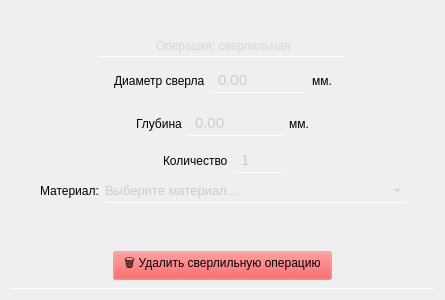
<?xml version="1.0" encoding="UTF-8"?>
<ui version="4.0">
 <class>Sverlilnaya</class>
 <widget class="QWidget" name="Sverlilnaya">
  <property name="geometry">
   <rect>
    <x>0</x>
    <y>0</y>
    <width>445</width>
    <height>300</height>
   </rect>
  </property>
  <property name="windowTitle">
   <string>Form</string>
  </property>
  <layout class="QVBoxLayout" name="verticalLayout_2">
   <item>
    <widget class="QWidget" name="widget" native="true">
     <property name="styleSheet">
      <string notr="true">background: none;
border-bottom: 1px solid white;</string>
     </property>
     <layout class="QVBoxLayout" name="verticalLayout">
      <item alignment="Qt::AlignmentFlag::AlignHCenter">
       <widget class="QWidget" name="horizontalWidget" native="true">
        <property name="styleSheet">
         <string notr="true">border-bottom: 1px solid white;
background: none;</string>
        </property>
        <layout class="QHBoxLayout" name="horizontalLayout_3">
         <property name="spacing">
          <number>10</number>
         </property>
         <property name="bottomMargin">
          <number>1</number>
         </property>
         <item>
          <spacer name="horizontalSpacer_5">
           <property name="orientation">
            <enum>Qt::Orientation::Horizontal</enum>
           </property>
           <property name="sizeHint" stdset="0">
            <size>
             <width>40</width>
             <height>20</height>
            </size>
           </property>
          </spacer>
         </item>
         <item alignment="Qt::AlignmentFlag::AlignBottom">
          <widget class="QLabel" name="label_5">
           <property name="font">
            <font>
             <underline>false</underline>
            </font>
           </property>
           <property name="styleSheet">
            <string notr="true">padding: 5 2 2 5;
color: rgb(214, 214, 214);

</string>
           </property>
           <property name="text">
            <string>Операция: сверлильная</string>
           </property>
          </widget>
         </item>
         <item>
          <spacer name="horizontalSpacer_6">
           <property name="orientation">
            <enum>Qt::Orientation::Horizontal</enum>
           </property>
           <property name="sizeHint" stdset="0">
            <size>
             <width>40</width>
             <height>20</height>
            </size>
           </property>
          </spacer>
         </item>
        </layout>
       </widget>
      </item>
      <item>
       <layout class="QHBoxLayout" name="horizontalLayout">
        <item>
         <spacer name="horizontalSpacer">
          <property name="orientation">
           <enum>Qt::Orientation::Horizontal</enum>
          </property>
          <property name="sizeHint" stdset="0">
           <size>
            <width>40</width>
            <height>20</height>
           </size>
          </property>
         </spacer>
        </item>
        <item>
         <widget class="QLabel" name="label">
          <property name="styleSheet">
           <string notr="true">background: none;
border: none;</string>
          </property>
          <property name="text">
           <string>Диаметр сверла</string>
          </property>
         </widget>
        </item>
        <item>
         <widget class="QDoubleSpinBox" name="doubleSpinBox_diameter">
          <property name="styleSheet">
           <string notr="true">QDoubleSpinBox {
	padding: 2 5 2 5;	
	border: none;
	border-bottom: 1px solid white;
	border-radius: none;
	background: rgba(255, 255, 255, 0);
	transition: color 0.3s ease;
	transition: border-bottom 0.4s ease;
	color: rgb(204, 204, 204);
	font-size: 11pt
}

QDoubleSpinBox:disabled {
	color: rgb(120, 106, 107);
	background: rgba(255, 255, 255, 20);
}

QDoubleSpinBox:hover {
	color: rgb(255, 255, 255)
}

QDoubleSpinBox:pressed {
	border-bottom: 1px solid white;
}
</string>
          </property>
          <property name="maximum">
           <double>10000.000000000000000</double>
          </property>
         </widget>
        </item>
        <item>
         <widget class="QLabel" name="label_4">
          <property name="styleSheet">
           <string notr="true">background: none;
border: none;</string>
          </property>
          <property name="text">
           <string>мм.</string>
          </property>
         </widget>
        </item>
        <item>
         <spacer name="horizontalSpacer_2">
          <property name="orientation">
           <enum>Qt::Orientation::Horizontal</enum>
          </property>
          <property name="sizeHint" stdset="0">
           <size>
            <width>40</width>
            <height>20</height>
           </size>
          </property>
         </spacer>
        </item>
       </layout>
      </item>
      <item>
       <layout class="QHBoxLayout" name="horizontalLayout_4">
        <item>
         <spacer name="horizontalSpacer_7">
          <property name="orientation">
           <enum>Qt::Orientation::Horizontal</enum>
          </property>
          <property name="sizeHint" stdset="0">
           <size>
            <width>40</width>
            <height>20</height>
           </size>
          </property>
         </spacer>
        </item>
        <item>
         <widget class="QLabel" name="label_2">
          <property name="styleSheet">
           <string notr="true">background: none;
border: none;</string>
          </property>
          <property name="text">
           <string>Глубина</string>
          </property>
         </widget>
        </item>
        <item>
         <widget class="QDoubleSpinBox" name="doubleSpinBox_length">
          <property name="styleSheet">
           <string notr="true">QDoubleSpinBox {
	padding: 2 5 2 5;	
	border: none;
	border-bottom: 1px solid white;
	border-radius: none;
	background: rgba(255, 255, 255, 0);
	transition: color 0.3s ease;
	transition: border-bottom 0.4s ease;
	color: rgb(204, 204, 204);
	font-size: 11pt
}

QDoubleSpinBox:disabled {
	color: rgb(120, 106, 107);
	background: rgba(255, 255, 255, 20);
}

QDoubleSpinBox:hover {
	color: rgb(255, 255, 255)
}

QDoubleSpinBox:pressed {
	border-bottom: 1px solid white;
}
</string>
          </property>
          <property name="maximum">
           <double>10000.000000000000000</double>
          </property>
         </widget>
        </item>
        <item>
         <widget class="QLabel" name="label_6">
          <property name="styleSheet">
           <string notr="true">background: none;
border: none;</string>
          </property>
          <property name="text">
           <string>мм.</string>
          </property>
         </widget>
        </item>
        <item>
         <spacer name="horizontalSpacer_8">
          <property name="orientation">
           <enum>Qt::Orientation::Horizontal</enum>
          </property>
          <property name="sizeHint" stdset="0">
           <size>
            <width>40</width>
            <height>20</height>
           </size>
          </property>
         </spacer>
        </item>
       </layout>
      </item>
      <item>
       <layout class="QHBoxLayout" name="horizontalLayout_5">
        <item>
         <spacer name="horizontalSpacer_9">
          <property name="orientation">
           <enum>Qt::Orientation::Horizontal</enum>
          </property>
          <property name="sizeHint" stdset="0">
           <size>
            <width>40</width>
            <height>20</height>
           </size>
          </property>
         </spacer>
        </item>
        <item>
         <widget class="QLabel" name="label_7">
          <property name="styleSheet">
           <string notr="true">background: none;
border: none;</string>
          </property>
          <property name="text">
           <string>Количество</string>
          </property>
         </widget>
        </item>
        <item>
         <widget class="QSpinBox" name="spinBox_count">
          <property name="styleSheet">
           <string notr="true">QSpinBox {
	padding: 2 5 2 5;	
	border: none;
	border-bottom: 1px solid white;
	border-radius: none;
	background: rgba(255, 255, 255, 0);
	transition: color 0.3s ease;
	transition: border-bottom 0.4s ease;
	color: rgb(204, 204, 204);
	font-size: 11pt
}

QSpinBox:disabled {
	color: rgb(120, 106, 107);
	background: rgba(255, 255, 255, 20);
}

QSpinBox:hover {
	color: rgb(255, 255, 255)
}

QSpinBox:pressed {
	border-bottom: 1px solid white;
}
</string>
          </property>
          <property name="minimum">
           <number>1</number>
          </property>
          <property name="value">
           <number>1</number>
          </property>
         </widget>
        </item>
        <item>
         <spacer name="horizontalSpacer_10">
          <property name="orientation">
           <enum>Qt::Orientation::Horizontal</enum>
          </property>
          <property name="sizeHint" stdset="0">
           <size>
            <width>40</width>
            <height>20</height>
           </size>
          </property>
         </spacer>
        </item>
       </layout>
      </item>
      <item>
       <layout class="QHBoxLayout" name="horizontalLayout_6">
        <item>
         <spacer name="horizontalSpacer_11">
          <property name="orientation">
           <enum>Qt::Orientation::Horizontal</enum>
          </property>
          <property name="sizeHint" stdset="0">
           <size>
            <width>40</width>
            <height>20</height>
           </size>
          </property>
         </spacer>
        </item>
        <item alignment="Qt::AlignmentFlag::AlignHCenter">
         <widget class="QLabel" name="label_3">
          <property name="styleSheet">
           <string notr="true">background: none;
border: none;</string>
          </property>
          <property name="text">
           <string>Материал:</string>
          </property>
         </widget>
        </item>
        <item>
         <widget class="QComboBox" name="comboBox_material">
          <property name="minimumSize">
           <size>
            <width>300</width>
            <height>0</height>
           </size>
          </property>
          <property name="styleSheet">
           <string notr="true">QComboBox {
	padding: 3, 3, 3, 3;
	width: 60px;
	border: none;
	border-radius: none;
	border-bottom: 1px solid white;
	background: rgba(255, 255, 255, 0);
	transition: color 0.3s ease;
	transition: border-bottom 0.4s ease;
	color: rgb(204, 204, 204);
	font-size: 10pt;
}
QComboBox:hover {
   color: rgb(167, 167, 167);
}

QComboBox::item {
	background: rgb(67, 67, 67);
	border-radius: none;
}

QComboBox QAbstractItemView {
	border-radius: none;
    background: qlineargradient(spread:pad, x1:0, y1:0, x2:1, y2:0, stop:0 rgb(58, 58, 58), stop:1 rgb(88, 88, 88));
	selection-border-radius: none;
	selection-border: none;
	border: none;
	border-radius: 0;
	outline: none;
}
QComboBox QAbstractItemView::item {
    min-height: 15px;
	width: 15px;
	border: none;
	border-radius: none;
}
QComboBox QAbstractItemView::item:hover {
	color:rgb(173, 173, 173);
	border-bottom: 1px solid white;
}

</string>
          </property>
          <property name="editable">
           <bool>false</bool>
          </property>
          <property name="currentText">
           <string/>
          </property>
          <property name="insertPolicy">
           <enum>QComboBox::InsertPolicy::NoInsert</enum>
          </property>
          <property name="placeholderText">
           <string>Выберите материал...</string>
          </property>
         </widget>
        </item>
        <item>
         <spacer name="horizontalSpacer_12">
          <property name="orientation">
           <enum>Qt::Orientation::Horizontal</enum>
          </property>
          <property name="sizeHint" stdset="0">
           <size>
            <width>40</width>
            <height>20</height>
           </size>
          </property>
         </spacer>
        </item>
       </layout>
      </item>
      <item alignment="Qt::AlignmentFlag::AlignHCenter">
       <widget class="QLabel" name="label_info">
        <property name="text">
         <string/>
        </property>
       </widget>
      </item>
      <item alignment="Qt::AlignmentFlag::AlignHCenter">
       <widget class="QPushButton" name="pushButton_delete_operation">
        <property name="styleSheet">
         <string notr="true">QPushButton {
	height: 20px;
	background-color: rgba(255, 39, 39, 50);
	padding: 2 10 5 10;
}
QPushButton:hover {
	background-color: rgba(37, 131, 255, 90)
}
QPushButton:pressed {
	background-color: rgb(0, 53, 93)
}</string>
        </property>
        <property name="text">
         <string>🗑️ Удалить сверлильную операцию</string>
        </property>
       </widget>
      </item>
     </layout>
    </widget>
   </item>
  </layout>
 </widget>
 <resources/>
 <connections/>
</ui>
